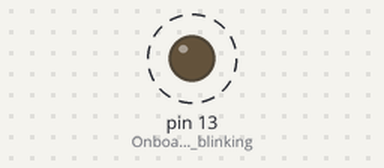
A sketch run on a simulated Arduino Uno, built with avr-gcc and run on an emulated ATmega328P. Parts: output pins drawn as LEDs (lit = HIGH). Dashed ring = blinking. Storage starts empty; the audio player accepts every command and is not drawn; what the sketch prints to the serial monitor is not drawn.

Above: at 0.2 s.
Timing chart, 0 to 3.0 s (numbered marks = the images above):
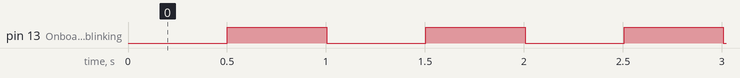

Measured:
- by itself, pin 13 (Onboard_LED_for_blinking): alternates HIGH for 0.50 s and LOW for 0.50 s

The sketch:

Play_music.ino
```cpp
/*
  SD Card Audio Player using TMRpcm Library
  -----------------------------------------
  Description:
  This sketch plays WAV audio files from an SD card using the TMRpcm library.
  It also allows basic playback control via the Serial Monitor.

  Features:
  ---------
  - Plays WAV files (8-bit, mono, 32kHz max) from SD card.
  - Allows control over playback via Serial input:
      'd' - Play "music.wav"
      'P' - Play "temple.wav"
      't' - Play "catfish.wav"
      'p' - Pause playback
      'S' - Stop playback
      '?' - Check if audio is playing
      '=' - Set volume to 1
      '-' - Set volume to 0 (mute)
      '0' - Set low audio quality
      '1' - Set high audio quality

  Wiring:
  -------
  - SD card module CS (Chip Select) -> Digital pin 4 (adjustable via SD_ChipSelectPin)
  - Speaker connected to pin 9 (or 5, 6, 11, 46 depending on board)

  Required Libraries:
  -------------------
  - SD
  - SPI
  - TMRpcm by TMRh20

  Notes:
  ------
  - Audio files must be in .wav format, 8-bit mono, ideally ≤ 32000 Hz.
  - Place WAV files in the root directory of the SD card.
*/

#include <SD.h>            // SD card library
#include <TMRpcm.h>        // Audio playback library
#include <SPI.h>           // SPI communication library

#define SD_ChipSelectPin 4 // SD card CS pin (change to 10/53 if needed)

TMRpcm tmrpcm;             // Create TMRpcm object
unsigned long time = 0;    // Timer for LED blinking

void setup() {
  tmrpcm.speakerPin = 9;   // Output pin for speaker (pin 9 for Uno/Nano)

  Serial.begin(9600);
  pinMode(13, OUTPUT);     // Onboard LED for blinking status

  if (!SD.begin(SD_ChipSelectPin)) {
    Serial.println("SD fail");  // SD card not found or not initialized
    return;
  } else {
    Serial.println("SD ok");    // SD card ready
  }

  // Play file automatically at startup
  tmrpcm.play("Tieng-coi-xe-canh-sat-www_nhacchuongvui_com.wav");
}

void loop() {
  // Blink LED faster while playing, slower when idle
  if (tmrpcm.isPlaying() && millis() - time > 50) {
    digitalWrite(13, !digitalRead(13));
    time = millis();
  } else if (millis() - time > 500) {
    digitalWrite(13, !digitalRead(13));
    time = millis();
  }

  // Handle Serial commands for playback control
  if (Serial.available()) {
    switch (Serial.read()) {
      case 'd': tmrpcm.play("music"); break;
      case 'P': tmrpcm.play("temple"); break;
      case 't': tmrpcm.play("catfish"); break;
      case 'p': tmrpcm.pause(); break;
      case '?':
        if (tmrpcm.isPlaying()) {
          Serial.println("A wav file is being played");
        }
        break;
      case 'S': tmrpcm.stopPlayback(); break;
      case '=': tmrpcm.volume(1); break;
      case '-': tmrpcm.volume(0); break;
      case '0': tmrpcm.quality(0); break;
      case '1': tmrpcm.quality(1); break;
      default: break;
    }
  }
}
```
